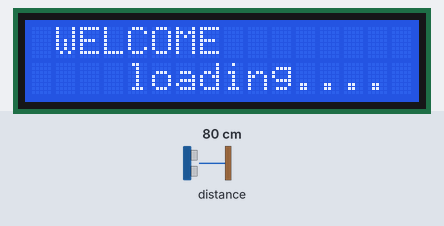
The sketch below on a simulated Arduino Uno, built with avr-gcc and run on an emulated ATmega328P. Shown: 16×2 character LCD. The test bench sets the inputs (shaded band); at power-on: distance to the obstacle 80 cm. The echo pulse lasts 58.3 µs per cm; what the sketch prints to the serial monitor is not drawn.

Above: at 0.1 s.
4.3 s: distance to the obstacle set to 2 cm
At 10.3 s:
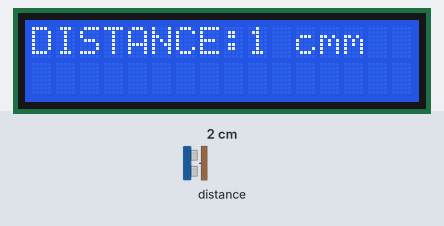
10.6 s: distance to the obstacle set to 4 cm
At 15.5 s:
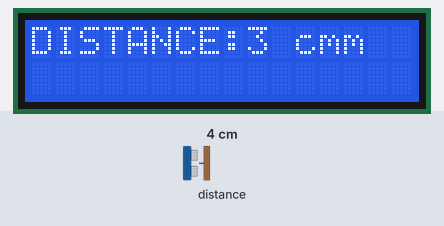
16.6 s: distance to the obstacle set to 250 cm
At 22.4 s:
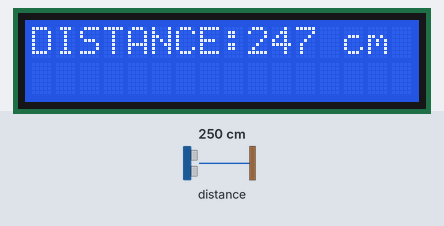
22.7 s: distance to the obstacle set to 9 cm
At 28.2 s:
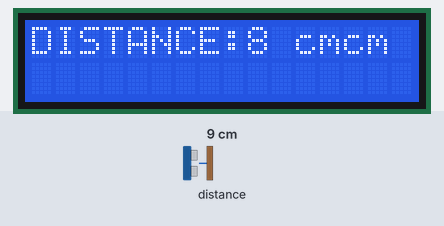
Timing chart, 0 to 29.7 s (numbered marks = the images above; inputs shaded):
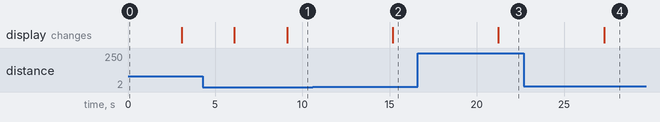

Measured:
- after the input at 4.3 s, the display: first differs from a run without the input after 4.8 s (image 1)
- after the input at 10.6 s, the display: changes after 4.6 s (image 2)
- after the input at 16.6 s, the display: changes after 4.6 s (image 3)
- after the input at 22.7 s, the display: changes after 4.6 s (image 4)

The sketch:

ULTRASONIC_I2C.ino
```cpp
#include <Wire.h>
#include <LiquidCrystal_I2C.h>

LiquidCrystal_I2C lcd(0x3F,16,2);  // set the LCD address as per LCD Test Code for  16 chars and 2 line display
const int trigPin=PB1; //set Trigger pin
const int echoPin=PB0; //set Echo pin


long duration;
int distanceCm;

void setup()
{
  pinMode(trigPin, OUTPUT);
  pinMode(echoPin, INPUT);

  Serial.begin(9600);
  Wire.begin();
  lcd.begin();                        //Light Up LCD Screen
  lcd.backlight();
  lcd.setCursor(1,0);
  lcd.print("WELCOME");
  lcd.setCursor(4,1);
  lcd.print("loading....");
  delay(3000);
  lcd.clear();
}

void loop()
{
  digitalWrite(trigPin, LOW);
  delayMicroseconds(2);
  digitalWrite(trigPin, HIGH);
  delayMicroseconds(10);
  digitalWrite(trigPin, LOW);
  duration = pulseIn(echoPin, HIGH);
  distanceCm = duration*0.034/2;          //Equation For Measuring Ultrasonic

  Serial.print("Distance: ");
  Serial.println(distanceCm);            //Display on Serial Monitor
  delay(3000);

  lcd.setCursor(0,0);
  lcd.print("DISTANCE:");
  lcd.print(distanceCm);
  lcd.print(" cm");                     //Display on LCD Screen
  delay(10);
}
```
